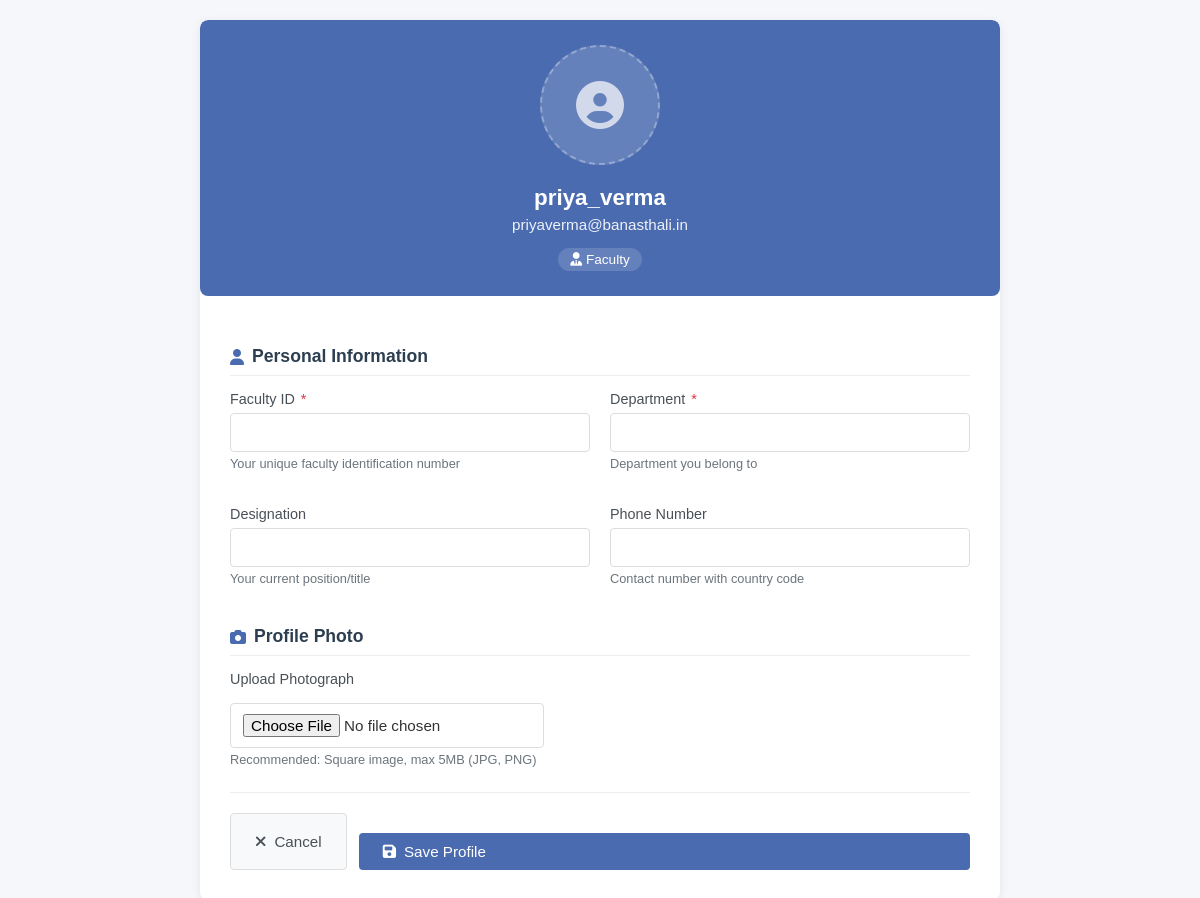
The page /users/profile/faculty/ (signed in) on the database as committed earlier.
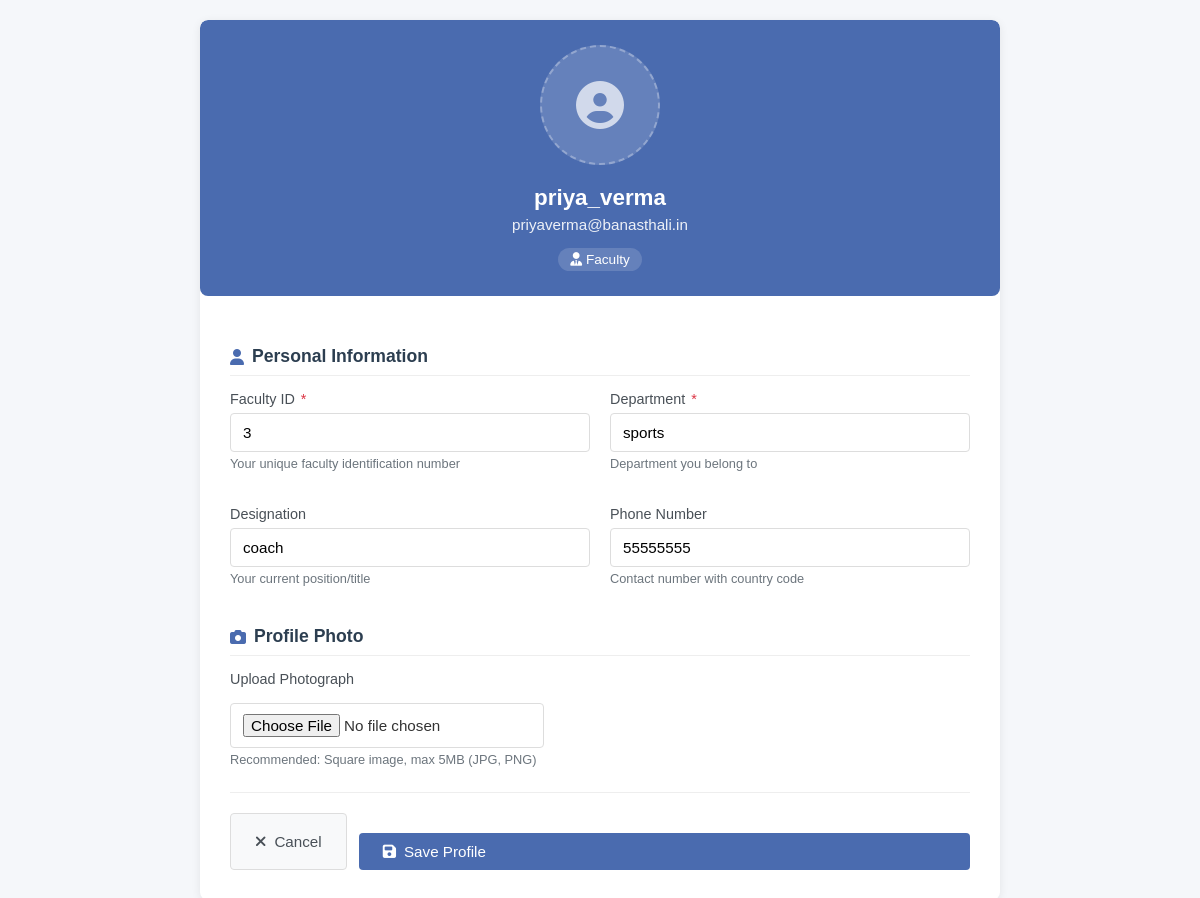
The same page on the database as committed later.
### users/models.py (models this page shows, shortened)
class FacultyProfile(models.Model):
    user = models.OneToOneField(
        User,
        on_delete=models.CASCADE,
        related_name='faculty_profile'
    )
    faculty_id = models.CharField(max_length=20, unique=True)
    department = models.CharField(max_length=50)
    designation = models.CharField(max_length=50, blank=True, null=True)
    phone_number = models.CharField(max_length=15, blank=True, null=True)

### users/views.py (the view)
@login_required
def complete_faculty_profile(request):
    try:
        profile = request.user.faculty_profile
    except FacultyProfile.DoesNotExist:
        profile = None
    if request.method == "POST":
        form = FacultyProfileForm(
            request.POST,
            request.FILES,
            instance=profile
        )
        if form.is_valid():
            faculty_profile = form.save(commit=False)
            faculty_profile.user = request.user
            faculty_profile.is_profile_complete = True
            faculty_profile.save()
            next_url = request.GET.get("next")
            if next_url:
                return redirect(next_url)
            return redirect("/faculty/dashboard/")
    else:
        form = FacultyProfileForm(instance=profile)
    return render(
        request,
        "users/faculty_profile.html",
        {
            "form": form,
            "user": request.user,
            "profile": profile,
        }
    )

### users/forms.py
class FacultyProfileForm(forms.ModelForm):
    class Meta:
        model = FacultyProfile
        fields = [
            "faculty_id",
            "department",
            "designation",
            "phone_number",
            "photograph",
        ]

### users/templates/users/faculty_profile.html (shortened to what this page needs)
{% load static %}
<!DOCTYPE html>
<html>
<head>
    <link rel="stylesheet" href="{% static 'users/css/profile.css' %}">
    <link rel="stylesheet" href="https://cdnjs.cloudflare.com/ajax/libs/font-awesome/6.4.0/css/all.min.css">
</head>
<body>
<div class="profile-wrapper">
    <div class="profile-header">
        <div class="profile-photo-section">
            {% if profile and profile.photograph %}
                <img src="{{ profile.photograph.url }}" class="profile-photo" alt="Profile Photo" id="profileImage">
            {% else %}
                <div class="photo-placeholder" id="photoPlaceholder">
                    <i class="fas fa-user-circle fa-3x"></i>
                </div>
            {% endif %}
        </div>
        <h2>{{ user.get_full_name|default:user.username }}</h2>
        <p>{{ user.email }}</p>
        <div class="user-role">
            <i class="fas fa-user-tie"></i> Faculty
        </div>
    </div>
    <div class="profile-form">
        <form method="post" enctype="multipart/form-data" id="facultyProfileForm">
            <div class="form-section">
                <h3 class="section-title">
                    <i class="fas fa-user"></i> Personal Information
                </h3>
                <div class="form-grid">
                    <div class="field">
                        <label>Faculty ID <span class="required">*</span></label>
                        {{ form.faculty_id }}
                        <div class="help-text">Your unique faculty identification number</div>
                    </div>
                    <div class="field">
                        <label>Department <span class="required">*</span></label>
                        {{ form.department }}
                        <div class="help-text">Department you belong to</div>
                    </div>
                    <div class="field">
                        <label>Designation</label>
                        {{ form.designation }}
                        <div class="help-text">Your current position/title</div>
                    </div>
                    <div class="field">
                        <label>Phone Number</label>
                        {{ form.phone_number }}
                        <div class="help-text">Contact number with country code</div>
                    </div>
                </div>
            </div>
            <div class="form-section">
                <h3 class="section-title">
                    <i class="fas fa-camera"></i> Profile Photo
                </h3>
                <div class="field">
                    <label>Upload Photograph</label>
                    <div class="photo-upload">
                        {{ form.photograph }}
                    </div>
                    <div class="help-text">Recommended: Square image, max 5MB (JPG, PNG)</div>
                </div>
            </div>
            <div class="form-actions">
                <a href="{% url 'faculty_dashboard' %}" class="cancel-btn">
                    <i class="fas fa-times"></i> Cancel
                </a>
                <button type="submit" class="save-btn">
                    <i class="fas fa-save"></i> Save Profile
                </button>
            </div>
        </form>
    </div>
</div>
</body>
</html>

Rows that differ between the two databases and show on the page:
added FacultyProfile: faculty_id "3", department "sports", designation "coach", phone_number "55555555"
